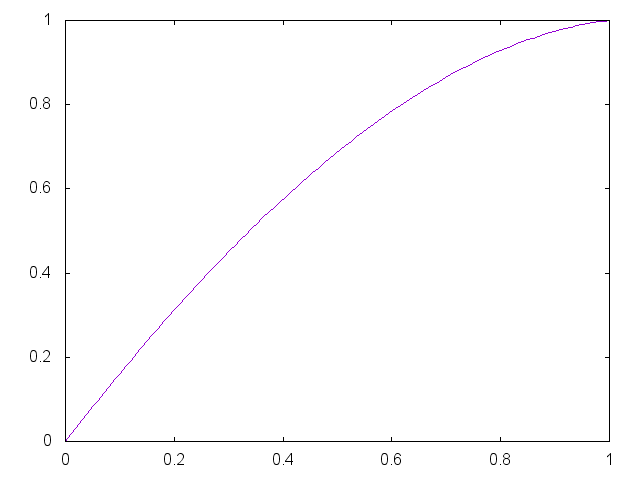

Generate this figure with gnuplot:


set term png

set output "generate/static/generate/bezier-0.55-0.95.png"
plot '-' smooth bezier notitle
0 0
0.33 0.55
0.67 0.95 
1 1
e

reset;
